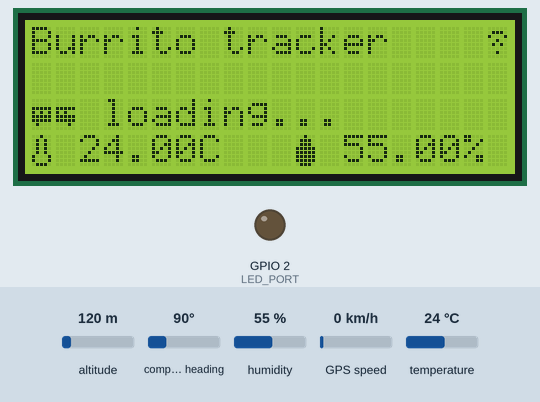
This sketch was run on a simulated ESP32. On the bench: 20×4 character LCD, output pins drawn as LEDs (lit = HIGH). The inputs (shaded band) are chosen by the test bench; at power-on: humidity 55 %, temperature 24 °C, altitude 120 m, compass heading 90°, GPS speed 0 km/h. WiFi joins after 1.5 s; servers stay silent unless stated; uploads are accepted with an empty reply; the GPS gets a fix after 3 s at 37.7749, -122.4194 with 8 satellites; what the sketch prints to the serial monitor is not drawn.

Above: at 2.8 s.
2.9 s: humidity set to 22 %
At 5.1 s:
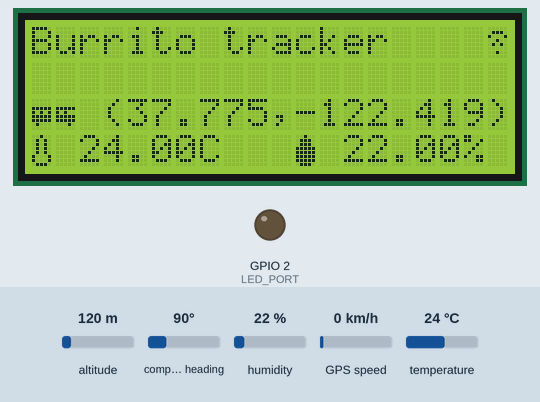
5.4 s: temperature set to 12 °C
At 7.5 s:
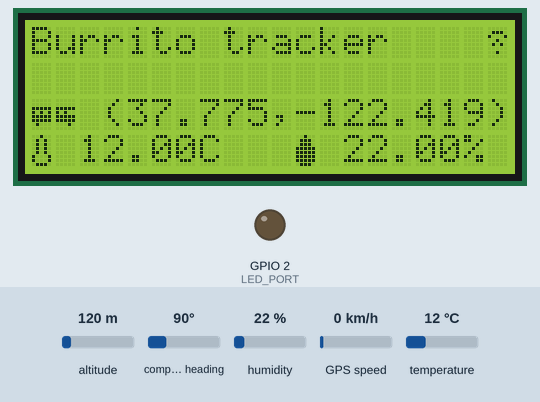
13.1 s: humidity set to 40 %
At 13.9 s:
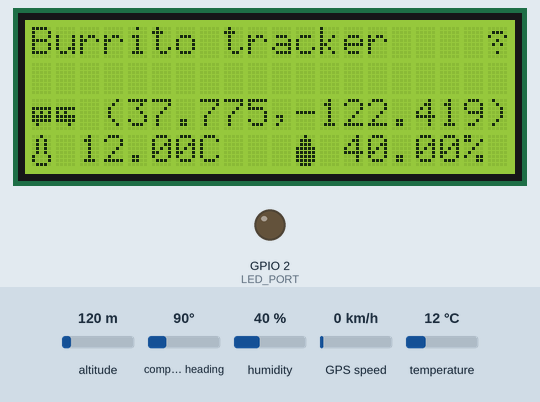
14.7 s: temperature set to 19 °C
Timing chart, 0 to 17.7 s (numbered marks = the images above; inputs shaded):
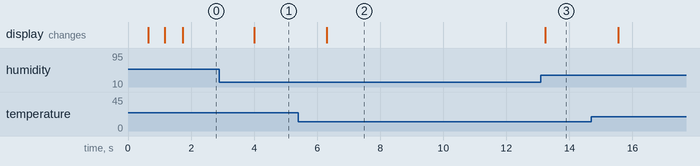

The sketch:

burrito.ino
```cpp
#include "display.h"
#include "constants.h"
#include "location.h"
#include "connection.h"

String var_wifi_ssid     = "the_hot_spot";
String var_wifi_password = "delunoalnueve";
//String var_burrito_host  = "https://burrito-server.shuttleapp.rs";
String var_burrito_host  = "http://143.198.141.62:6969";
String var_burrito_post  = "/give-position/";

LiquidCrystal_I2C lcd(I2C_ADDR, LCD_COLUMNS, LCD_LINES);
DHT dht22(DHT22_PORT, DHT22);
TinyGPSPlus gps;

struct app_state state;

/* 🚌 Burrito setup code */

void setup() {
  state = {
    .lat = 0.0f,
    .lng = 0.0f,
    .temp = INVALID_TEMPERATURE,
    .humidity = INVALID_HUMIDITY,
    .wifi_connected = false,
    .gps_error = false,
    .gps_loading = true,
    .gps_error_tries = 0,
  };

  Serial.begin(115200);
  Serial.print("Burrito tracker started\n");

  lcd_setup(&lcd);
  display_booting_up(&lcd, 0);

  pinMode(LED_PORT, OUTPUT);
  GPS_SERIAL.begin(9600, SERIAL_8N1, RXD2, TXD2);
  dht22.begin();
  state.wifi_connected = setup_wifi(&lcd, var_wifi_ssid, var_wifi_password);
  lcd.clear();
}

/* 🚌 Burrito loop code */

bool error_reported = false;

void loop() {
  bool gps_ready = gps_delay(&gps, 1000);
  state.wifi_connected = wifi_is_connected();

  state.temp = dht22.readTemperature();
  state.humidity = dht22.readHumidity();
  if (isnan(state.temp)) {
    state.temp = INVALID_TEMPERATURE;
  }
  if (isnan(state.humidity)) {
    state.humidity = INVALID_HUMIDITY;
  }

  bool has_gps_data = gps_ready && gps.location.isValid();

  if (has_gps_data) {
    state.lat = gps.location.lat();
    state.lng = gps.location.lng();
    state.gps_error_tries = 0;
    state.gps_error = false;
    state.gps_loading = false;
  } else if (!state.gps_loading) {
    state.gps_error_tries++;
    if (state.gps_error_tries > MAX_GPS_ERROR_TRIES) {
      state.gps_error_tries = 0;
      state.gps_error = true;
      ESP.restart();
    }
  }

  display_header(&lcd, &state);
  display_burrito_pos(&lcd, &state);
  display_weather(&lcd, state.temp, state.humidity);

  if (state.wifi_connected) {
    if (state.gps_error && !error_reported) {
      send_data_to_server(&state, var_burrito_host + var_burrito_post);
      error_reported = true;
    }
    if (has_gps_data) {
      send_data_to_server(&state, var_burrito_host + var_burrito_post);
    }
  }

  if (LOOP_DELAY > 0) {
    delay(LOOP_DELAY);
  }
}
```

connection.cpp
```cpp
#include <WiFi.h>
#include <HTTPClient.h>
#include "display.h"
#include "connection.h"

bool wifi_is_connected() {
  return WiFi.status() == WL_CONNECTED;
}

// Sends the data to the burrito
bool send_data_to_server(const struct app_state* state, String endpoint) {
  if (WiFi.status() != WL_CONNECTED) {
    Serial.println("[HTTP] WiFi not connected");
    return false;
  }

  HTTPClient http;
  http.begin(endpoint);
  http.setTimeout(6969);
  http.setConnectTimeout(6969);
  http.setReuse(false);
  http.setUserAgent(INSTANCE_ID);
  http.addHeader("content-type", "application/json");
  http.addHeader("connection", "close");

  int status = 0;

  if (state->gps_error) {
    status = 4;
  }

  String payload = String("{\"lt\":") +
    String(state->lat, 6) +
    String(",\"lg\":") + String(state->lng, 6) +
    String(",\"tmp\":") + String(state->temp, 2) +
    String(",\"hum\":") + String(state->humidity, 2) +
    String(",\"sts\":") + String(status) +
    "}";

  Serial.print("\n[HTTP] POST payload: ");
  Serial.println(payload);

  int code = http.POST(payload);

  if (code < 0) {
    Serial.printf("[HTTP] POST error: %s\n", http.errorToString(code).c_str());
    http.end();
    return false;
  }
  if (code != HTTP_CODE_OK) {
    Serial.printf("[HTTP] POST error: code %d\n", code);
    http.end();
    return false;
  }
  Serial.println("[HTTP] POST success!");
  http.end();
  return true;
}

bool setup_wifi(LiquidCrystal_I2C* lcd, String ssid, String passwd) {
  WiFi.begin(ssid, passwd);
  Serial.print("Connecting wifi");

  unsigned short step = 0;
  while (WiFi.status() != WL_CONNECTED) {
    if (lcd != nullptr) {
      display_booting_up(lcd, step);
    }
    delay(500);
    Serial.print(".");
    step++;
  }
  Serial.print("\nConnected to WiFi network with IP Address: ");
  Serial.println(WiFi.localIP());
  return true;
}
```

connection.h
```cpp
#pragma once
#include <Arduino.h>
#include <LiquidCrystal_I2C.h>
#include "constants.h"

bool setup_wifi(LiquidCrystal_I2C* lcd, String ssid, String passwd);
bool send_data_to_server(const struct app_state* state, String endpoint);
bool wifi_is_connected();
```

constants.h
```cpp
#pragma once

struct app_state {
  float lat;
  float lng;
  float temp;
  float humidity;
  bool  wifi_connected;
  bool  gps_error;
  bool  gps_loading;
  int   gps_error_tries;
};

#define APP_TITLE "Burrito tracker"
#define INSTANCE_ID "burrito-001"

#define LOOP_DELAY 500
#define LED_PORT 2

/* Semantic values */

#define INVALID_TEMPERATURE -273.0f
#define INVALID_HUMIDITY    -1.0f

/* 20x4 LCD Configuration */
#define I2C_ADDR    0x27
#define LCD_COLUMNS 20
#define LCD_LINES   4

/* DHT22 Configuration */
#define DHT22_PORT 5

/* neo6m GPS Configuration */
#define RXD2 16
#define TXD2 17
#define GPS_SERIAL Serial2
// Set to true if you want to see the raw NMEA satellite data
#define DEBUG_GPS_NMEA true
#define MAX_GPS_ERROR_TRIES 5
```

display.cpp
```cpp
#include <cstdint>
#include <Arduino.h>
#include "display.h"
#include "constants.h"

void display_booting_up(LiquidCrystal_I2C* lcd, unsigned short step) {
  lcd->setCursor(2 + step, 1);
  lcd->print("." CHAR_BURRITO1 CHAR_BURRITO2);
  lcd->setCursor(5, 2);
  lcd->print("Booting up");
}

void display_header(LiquidCrystal_I2C* lcd, const struct app_state* state, int row) {
  lcd->setCursor(0, row);
  lcd->print(APP_TITLE);
  lcd->setCursor(LCD_COLUMNS - 1, row);
  if (state->wifi_connected) {
    lcd->print(CHAR_WIFI);
  }
  else {
    lcd->print(CHAR_NO_WIFI);
  }
}

void display_burrito_pos(LiquidCrystal_I2C* lcd, const struct app_state* state, int row) {
  lcd->setCursor(0, row);
  lcd->print(CHAR_BURRITO1 CHAR_BURRITO2 " ");

  if (state->gps_error) {
    lcd->print("error!           ");
  }
  else if (state->gps_loading) {
    lcd->print("loading...       ");
  }
  else {
    String s_lat = String(state->lat, 3);
    String s_lng = String(state->lng, 3);

    lcd->print("(");
    lcd->print(s_lat);
    lcd->print(",");
    lcd->print(s_lng);
    lcd->print(")");
  }
}

void display_weather(LiquidCrystal_I2C* lcd, float temp, float humidity, int row) {
  lcd->setCursor(0, row);
  lcd->print(CHAR_TEMP" ");

  if (temp == INVALID_TEMPERATURE) {
    lcd->print(" -- ");
  }
  else {
    lcd->print(temp);
    lcd->print("C ");
  }

  lcd->setCursor(9, row);
  lcd->print("  "CHAR_RAINDROP" ");
  if (humidity == INVALID_HUMIDITY) {
    lcd->print(" -- ");
  }
  else {
    lcd->print(humidity);
    lcd->print("% ");
  }
}

/* 🔠 Custom characters data */

static uint8_t custom_char_burrito1[8] = {
  0b00000,
  0b00000,
  0b11111,
  0b10101,
  0b11111,
  0b11111,
  0b01000,
  0b00000,
};
static uint8_t custom_char_burrito2[8] = {
  0b00000,
  0b00000,
  0b11111,
  0b10100,
  0b11111,
  0b11111,
  0b00010,
  0b00000,
};
static uint8_t custom_char_temperature[8] = {
  0b00100,
  0b01010,
  0b01010,
  0b01010,
  0b01010,
  0b10001,
  0b10001,
  0b01110,
};
static uint8_t custom_char_raindrop[8] = {
  0b00100,
  0b01110,
  0b01110,
  0b11111,
  0b11111,
  0b11111,
  0b11111,
  0b01110,
};
static uint8_t custom_char_wifi[8] = {
  0b00000,
  0b01110,
  0b10001,
  0b00100,
  0b01010,
  0b00000,
  0b00100,
  0b00000,
};
static uint8_t custom_char_no_wifi[8] = {
  0b00000,
  0b01101,
  0b10010,
  0b00100,
  0b01010,
  0b10000,
  0b00100,
  0b00000,
};

void lcd_setup(LiquidCrystal_I2C* lcd) {
  lcd->init();
  lcd->backlight();
  lcd->createChar(0x01, custom_char_burrito1);
  lcd->createChar(0x02, custom_char_burrito2);
  lcd->createChar(0x03, custom_char_temperature);
  lcd->createChar(0x04, custom_char_raindrop);
  lcd->createChar(0x05, custom_char_wifi);
  lcd->createChar(0x06, custom_char_no_wifi);
}
```

display.h
```cpp
#pragma once

#include <LiquidCrystal_I2C.h>
#include <DHT.h>
#include "constants.h"

/* Display related functions and custom char definitions */
#define CHAR_BURRITO1 "\x01"
#define CHAR_BURRITO2 "\x02"
#define CHAR_TEMP     "\x03"
#define CHAR_RAINDROP "\x04"
#define CHAR_WIFI     "\x05"
#define CHAR_NO_WIFI  "\x06"

void lcd_setup(LiquidCrystal_I2C* lcd);

void display_booting_up(LiquidCrystal_I2C* lcd, unsigned short step = 0);

void display_header(LiquidCrystal_I2C* lcd, const struct app_state* state, int row = 0);


void display_burrito_pos(
  LiquidCrystal_I2C* lcd,
  const struct app_state* state,
  int row = 2
);

void display_weather(
  LiquidCrystal_I2C* lcd,
  float temp = INVALID_TEMPERATURE,
  float humidity = INVALID_HUMIDITY,
  int row = 3
);
```

location.cpp
```cpp
#include "location.h"
#include "display.h"
#include "constants.h"

bool gps_delay(TinyGPSPlus* gps, unsigned long ms) {
  unsigned long start = millis();
  do {
    while (GPS_SERIAL.available() > 0 && millis() - start < ms) {
      byte read = GPS_SERIAL.read();
      // This debugging branch prints the NMEA in the programming serial
      if (DEBUG_GPS_NMEA) {
        Serial.print((char)read);
      }
      if (gps->encode(read)) {
        return true;
      }
    }
  } while (millis() - start < ms);
  Serial.print('\n');
  return false;
}
```

location.h
```cpp
#pragma once

#include <TinyGPS++.h>

// Try to read from the GPS serial for 'ms' milliseconds.
// If the satellite payload is complete, gps.encode returns true and
// so the function. gps.location.isValid should be true in this scenario.
// Returns false on timeout.
bool gps_delay(TinyGPSPlus* gps, unsigned long ms);
```

Measured:
- after the input at 2.9 s, the display: changes after 1.1 s (image 1)
- after the input at 5.4 s, the display: changes after 0.91 s (image 2)
- after the input at 13.1 s, the display: changes after 0.14 s (image 3)
